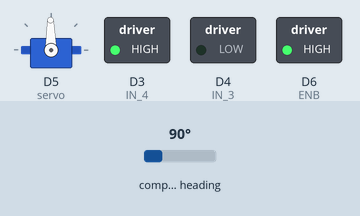
This sketch was run on a simulated ESP8266 (NodeMCU). Parts: servo, switched loads named in the sketch (green lamp = pin HIGH). The test bench sets the inputs (shaded band); at power-on: compass heading 90°. What the sketch prints to the serial monitor is not drawn.

Above: at 1.2 s.
1.3 s: compass heading set to 7°
At 1.6 s:
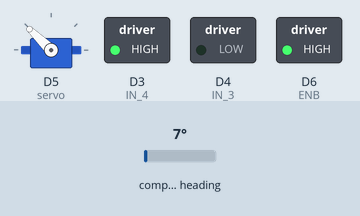
2.8 s: compass heading set to 180°
At 3.9 s:
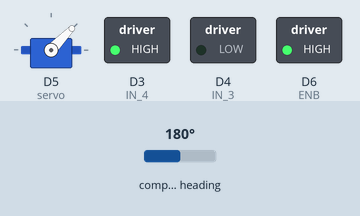
4.3 s: compass heading set to 90°
At 5.2 s:
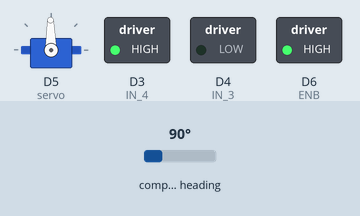
5.8 s: compass heading set to 269°
At 6.3 s:
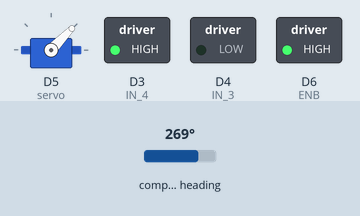
Timing chart, 0 to 8.3 s (numbered marks = the images above; inputs shaded):
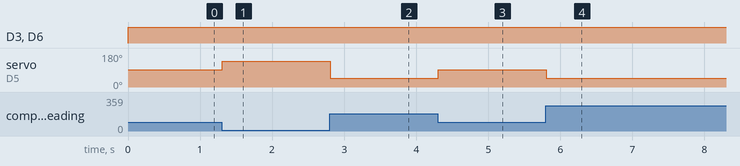

The sketch:

My_Project_Compass_HMC5883L.ino
```cpp
#define ENB   D6          // Enable/speed motors Left         GPIO12(D6)
#define IN_3  D4          // L298N in3 motors Left            GPIO2(D4)
#define IN_4  D3          // L298N in4 motors Left            GPIO0(D3)
#define SERVO D5
#include <Wire.h>
#include <HMC5883L.h>
#include <MPU6050.h>
HMC5883L compass;
MPU6050 mpu;
#include <Servo.h>
int global_heading = 0; //use to save origin heading
int temp_global_heading = 0; //use to save currently heading
int default_compass = 91; //that is val of compass
Servo servo;
void setupOriginHeading()
{
  global_heading = round(readHeading());
}
void setupServo()
{
  servo.attach(D5);
  servo.write(default_compass);
}
void setupMotor()
{
 pinMode(ENB, OUTPUT);
 pinMode(IN_3, OUTPUT);
 pinMode(IN_4, OUTPUT);
}
void setupCompass()
{
   while(!mpu.begin(MPU6050_SCALE_2000DPS, MPU6050_RANGE_2G))
  {
    Serial.println("Could not find a valid MPU6050 sensor, check wiring!");
    delay(500);
  }

  mpu.setI2CMasterModeEnabled(false);
  mpu.setI2CBypassEnabled(true) ;
  mpu.setSleepEnabled(false);

  // Initialize Initialize HMC5883L
  Serial.println("Initialize HMC5883L");
  while (!compass.begin())
  {
    Serial.println("Could not find a valid HMC5883L sensor, check wiring!");
    delay(500);
  }

  // Set measurement range
  compass.setRange(HMC5883L_RANGE_1_3GA);

  // Set measurement mode
  compass.setMeasurementMode(HMC5883L_CONTINOUS);

  // Set data rate
  compass.setDataRate(HMC5883L_DATARATE_30HZ);

  // Set number of samples averaged
  compass.setSamples(HMC5883L_SAMPLES_8);

  // Set calibration offset. See HMC5883L_calibration.ino
  compass.setOffset(0, 0);
}
void setup()
{
 Serial.begin(115200);
 setupMotor();
 setupCompass();
 setupServo();
 setupOriginHeading();
 Serial.print("SET UP IS CALLED\n");
}
//int getMin(int origin_heading, int temp_heading)
//{
//  if(origin_heading > temp_heading)
//  {
//    return temp_heading;
//  }
//  return origin_heading;
//}
//int getMax(int origin_heading, int temp_heading)
//{
//  if(origin_heading > temp_heading)
//  {
//    return origin_heading;
//  }
//  return temp_heading;
//}
bool isSpecialCase(int origin_heading, int temp_heading)
{
  if(origin_heading > 270 && origin_heading <= 360 && temp_heading > 0 && temp_heading <= 90)
  {
    return true;
  }
  if(temp_heading > 270 && temp_heading <= 360 && origin_heading > 0 && origin_heading <= 90)
  {
    return true;
  }
  return false;
}
int get_subtraction(int origin_heading, int temp_heading)
{
  int subtraction = origin_heading - temp_heading;
  int result = 0;
  if (abs(subtraction) > 180)
  {
    if(isSpecialCase(origin_heading, temp_heading) == true)
    {
      int min_degree = min(origin_heading, temp_heading);
      int max_degree = max(origin_heading, temp_heading);
      result = min_degree + 360 - max_degree;
      if(origin_heading > temp_heading)
      {
        return -result;
      }
      return result;
    }
    else
    {
      return 0;
    }
  }
  result = subtraction;
  return result;
}
bool validDegree(int degree)
{
  if(abs(degree) > 180)
  {
    return false;
  }
  return true;
}
//int get_subtraction(int origin_heading, int temp_heading)
//{
//  int subtraction = 0;
//  if(isSpecialCase(origin_heading, temp_heading)== true)
//  {
//    int min_degree = min(origin_heading, temp_heading);
//    int max_degree = max(origin_heading, temp_heading);
//    subtraction = min_degree + 360 - max_degree;
//    if(origin_heading > temp_heading)
//    {
//       subtraction = -subtraction;
//    }
//  }
//  else
//  {
//    subtraction = origin_heading - temp_heading;
//  }
//  return subtraction;
//}
int speedCar = 410;
void stopRobot(){
      digitalWrite(IN_3, LOW);
      digitalWrite(IN_4, LOW);
      analogWrite(ENB, speedCar);
 }
void goAhead(){
      int origin_heading = global_heading;
      int temp_heading = round(readHeading());
      //default value of goAhead = 90;
      int default_value = default_compass;
      int subtraction = get_subtraction(origin_heading, temp_heading);
      Serial.print("origin ");
      Serial.println(origin_heading);
      Serial.print("temp ");
      Serial.println(temp_heading);
      Serial.print("subtraction ");
      Serial.println(subtraction);
      if (subtraction <= -5 || subtraction >= 5)
      {
        if(abs(subtraction) > 45)
        {
          if(subtraction < 0)
          {
            servo.write(default_value - 45);
          }
          else
          {
            servo.write(default_value + 45);
          }
        }
        else
        {
          Serial.print("Subtraction that have to rotate ");
          Serial.println(subtraction);
          servo.write(default_value + subtraction);
          Serial.print("Subtraction ");
          Serial.println(subtraction);
        }
      }
      else
      {
          Serial.print("Subtraction that not have to rotate ");
          Serial.println(subtraction);
          servo.write(default_value);
      }
       digitalWrite(IN_3, LOW);
       digitalWrite(IN_4, HIGH);
       analogWrite(ENB, speedCar);
}
void goBack(){
      digitalWrite(IN_3, HIGH);
      digitalWrite(IN_4, LOW);
      analogWrite(ENB, speedCar);
  }
void goRight(){
      digitalWrite(IN_3, LOW);
      digitalWrite(IN_4, HIGH);
      analogWrite(ENB, speedCar);
  }
 void goLeft(){
      digitalWrite(IN_3, HIGH);
      digitalWrite(IN_4, LOW);
      analogWrite(ENB, speedCar);
  }
float readHeading()
{
    Vector norm = compass.readNormalize();

  // Calculate heading
  float heading = atan2(norm.YAxis, norm.XAxis);

  // Set declination angle on your location and fix heading
  // You can find your declination on: http://magnetic-declination.com/
  // (+) Positive or (-) for negative
  // For Bytom / Poland declination angle is 4'26E (positive)
  // Formula: (deg + (min / 60.0)) / (180 / M_PI);
  float declinationAngle = (4.0 + (26.0 / 60.0)) / (180 / M_PI);
  heading += declinationAngle;

  // Correct for heading < 0deg and heading > 360deg
  if (heading < 0)
  {
    heading += 2 * PI;
  }

  if (heading > 2 * PI)
  {
    heading -= 2 * PI;
  }

  // Convert to degrees
  float headingDegrees = heading * 180/M_PI;
  return headingDegrees;
}
void loop()
{
  goAhead();
}
```

Measured:
- after the input at 1.3 s, servo on D5 (servo): 91° → 136° at once
- after the input at 2.8 s, servo on D5 (servo): 136° → 46° at once
- after the input at 4.3 s, servo on D5 (servo): 46° → 91° at once
- after the input at 5.8 s, servo on D5 (servo): 91° → 46° at once
